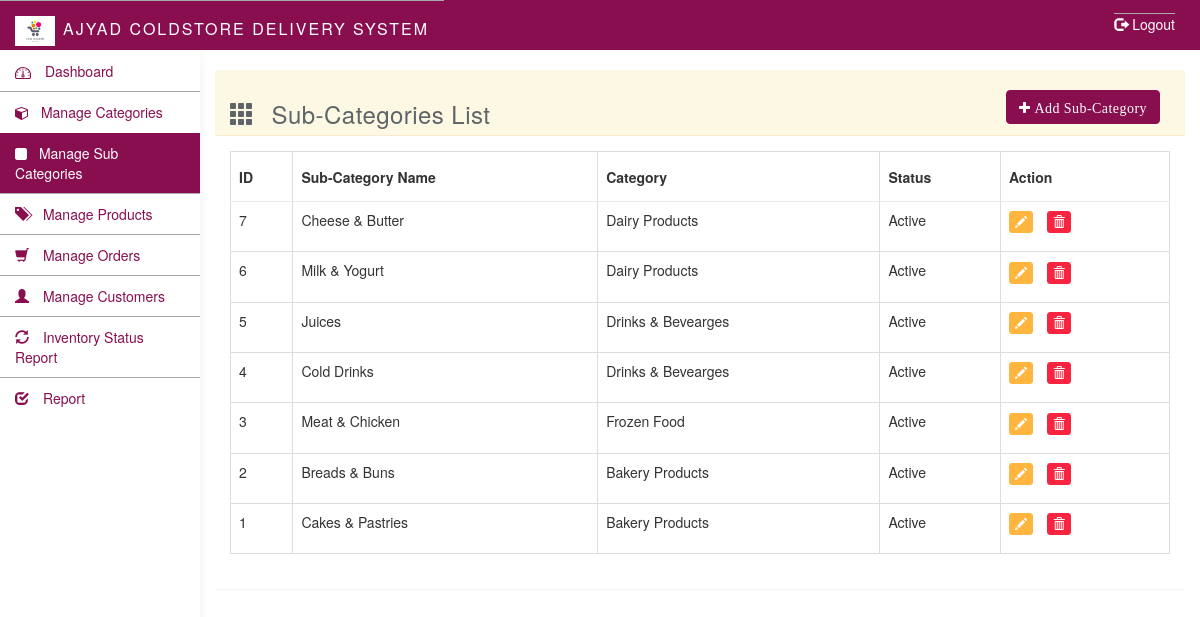
The app's page /admin/sub_categories.php (signed in) with its own data.
### tables this page shows
CREATE TABLE `product_subcategories` (
  `id` int(11) NOT NULL,
  `category_id` int(11) NOT NULL,
  `name` varchar(255) NOT NULL,
  `is_active` tinyint(1) NOT NULL,
  `status` tinyint(1) NOT NULL DEFAULT '1',
  `created_date` datetime NOT NULL DEFAULT CURRENT_TIMESTAMP
);

CREATE TABLE `product_categories` (
  `id` int(11) NOT NULL,
  `category_code` varchar(10) NOT NULL,
  `category_name` varchar(255) NOT NULL,
  `image` varchar(255) NOT NULL,
  `is_active` tinyint(1) NOT NULL DEFAULT '1',
  `status` tinyint(4) NOT NULL,
  `created_date` datetime NOT NULL
);

### admin/sub_categories.php (the view, shortened to what this page needs)
<?php require_once 'includes/header.php'; ?>
	<div class="col-sm-9 col-sm-offset-3 col-lg-10 col-lg-offset-2 main">
		<div class="row">
			<ol class="breadcrumb top-bar-margin">
				<li><a href="#"><span class="fa fa-square"></span> </a></li>
				<li class="active">Manage Sub-Categories</li>
			</ol>
		</div>
		<br>
		<div class="panel panel-warning">
	  	<div class="panel-heading">
	  		<a href="add_subcategory.php" class="btn btn-primary pull-right" style="margin: 10px"><span class="fa fa-plus"> Add Sub-Category</span></a>
	  		<h3><span class="glyphicon glyphicon-th"></span> Sub-Categories List</h3>
	  		<div id="errorDiv" class="col-sm-8 col-sm-offset-2">
      </div>
      <div class="clearfix"></div>
	  	</div>
	  	<div class="panel-body">
	  		<table class="table table-bordered">
	  			<thead>
	  				<tr>
	  					<th>
	  						ID
	  					</th>
	  					<th>
	  						Sub-Category Name
	  					</th>
	  					<th>
	  						Category
	  					</th>
	  					<th>
	  						Status
	  					</th>
	  					<th>
	  						Action
	  					</th>
	  				</tr>
	  			</thead>
	  			<tbody>
  				<?php
  					$sql = "SELECT subcat.id, subcat.name, cat.category_name, cat.category_code, subcat.is_active FROM product_subcategories AS subcat JOIN product_categories AS cat
  					ON subcat.category_id = cat.id
  					WHERE subcat.status = 1
					ORDER BY subcat.created_date DESC";
  					$rs = mysqli_query($con, $sql);
					while ($row = mysqli_fetch_assoc($rs)){?>
		  			<tr>
						<td><?=$row['id'] ?></td>
						<td><?=ucwords($row['name']) ?></td>
						<td><?=ucwords($row['category_name']) ?></td>
						<td><?=$row['is_active'] ? 'Active' : 'In-Active' ?></td>
						<td>
						<ul class="list-inline">
							<li>
								<a href="edit_subcategory.php?edit_id=<?=$row['id'] ?>" class="btn btn-warning btn-xs"><span class="glyphicon glyphicon-pencil"></span></a>
							</li>
							<li>
								<a href="?del_id=<?=$row['id'] ?>" class="btn btn-danger btn-xs"><span class="glyphicon glyphicon-trash"></span></a>
							</li>
						</ul>
						</td>
		  			</tr>
				<?php } ?>
	  			</tbody>
	  		</table>
	  	</div>
	  </div>
	</div>
</body>
</html>

### admin/css/styles.css (style rules this page uses)
a, a:hover, a:focus { color: #880E4F; border-top: 1px solid #AAA; }
h1, h2, h3, h4, h5, h6 { color: #5f6468; }
h3, h4 { font-weight: 300; }
.btn-primary, .btn-primary:hover, .btn-primary:focus, .btn-primary:active, .btn-primary.active, .open > .dropdown-toggle.btn-primary, .btn-primary.disabled, .btn-primary[disabled], fieldset[disabled] .btn-primary, .btn-primary.disabled:hover, .btn-primary[disabled]:hover, fieldset[disabled] .btn-primary:hover, .btn-primary.disabled:focus, .btn-primary[disabled]:focus, fieldset[disabled] .btn-primary:focus, .btn-primary.disabled:active, .btn-primary[disabled]:active, fieldset[disabled] .btn-primary:active, .btn-primary.disabled.active, .btn-primary[disabled].active, fieldset[disabled] .btn-primary.active { background-color: #880E4F; border-color: #880E4F; }
.btn-warning, .btn-warning:hover, .btn-warning:focus, .btn-warning:active, .btn-warning.active, .open > .dropdown-toggle.btn-warning, .btn-warning.disabled, .btn-warning[disabled], fieldset[disabled] .btn-warning, .btn-warning.disabled:hover, .btn-warning[disabled]:hover, fieldset[disabled] .btn-warning:hover, .btn-warning.disabled:focus, .btn-warning[disabled]:focus, fieldset[disabled] .btn-warning:focus, .btn-warning.disabled:active, .btn-warning[disabled]:active, fieldset[disabled] .btn-warning:active, .btn-warning.disabled.active, .btn-warning[disabled].active, fieldset[disabled] .btn-warning.active { background-color: #ffb53e; border-color: #ffb53e; }
.btn-danger, .btn-danger:hover, .btn-danger:focus, .btn-danger:active, .btn-danger.active, .open > .dropdown-toggle.btn-danger, .btn-danger.disabled, .btn-danger[disabled], fieldset[disabled] .btn-danger, .btn-danger.disabled:hover, .btn-danger[disabled]:hover, fieldset[disabled] .btn-danger:hover, .btn-danger.disabled:focus, .btn-danger[disabled]:focus, fieldset[disabled] .btn-danger:focus, .btn-danger.disabled:active, .btn-danger[disabled]:active, fieldset[disabled] .btn-danger:active, .btn-danger.disabled.active, .btn-danger[disabled].active, fieldset[disabled] .btn-danger.active { background-color: #f9243f; border-color: #f9243f; }
.panel { border: 0; }
.panel-heading { font-size: 18px; font-weight: 300; letter-spacing: 0.025em; height: 66px; line-height: 45px; }
.breadcrumb { border-radius: 0; padding: 10px 15px; background: #e9ecf2; box-shadow: 0 1px 1px rgba(0, 0, 0, .05); margin: 0 ; }
.top-bar-margin { margin-top:10px; }
.panel-heading .glyphicon { margin-right: 10px; }
.table { background: #fff; }
.table>thead>tr>th { border-bottom: 1px solid #e6e7e8; vertical-align: middle; height: 50px; }

### records on screen
product_subcategories: id "7", name "Cheese & Butter", product_categories.category_name "Dairy Products", is_active "Active"
product_subcategories: id "6", name "Milk & Yogurt", product_categories.category_name "Dairy Products", is_active "Active"
product_subcategories: id "5", name "Juices", product_categories.category_name "Drinks & Bevearges", is_active "Active"
product_subcategories: id "4", name "Cold Drinks", product_categories.category_name "Drinks & Bevearges", is_active "Active"
product_subcategories: id "3", name "Meat & Chicken", product_categories.category_name "Frozen Food", is_active "Active"
product_subcategories: id "2", name "Breads & Buns", product_categories.category_name "Bakery Products", is_active "Active"
product_subcategories: id "1", name "Cakes & Pastries", product_categories.category_name "Bakery Products", is_active "Active"

### other values on screen
constant("SYSTEM_NAME") "AJYAD COLDSTORE DELIVERY SYSTEM"
